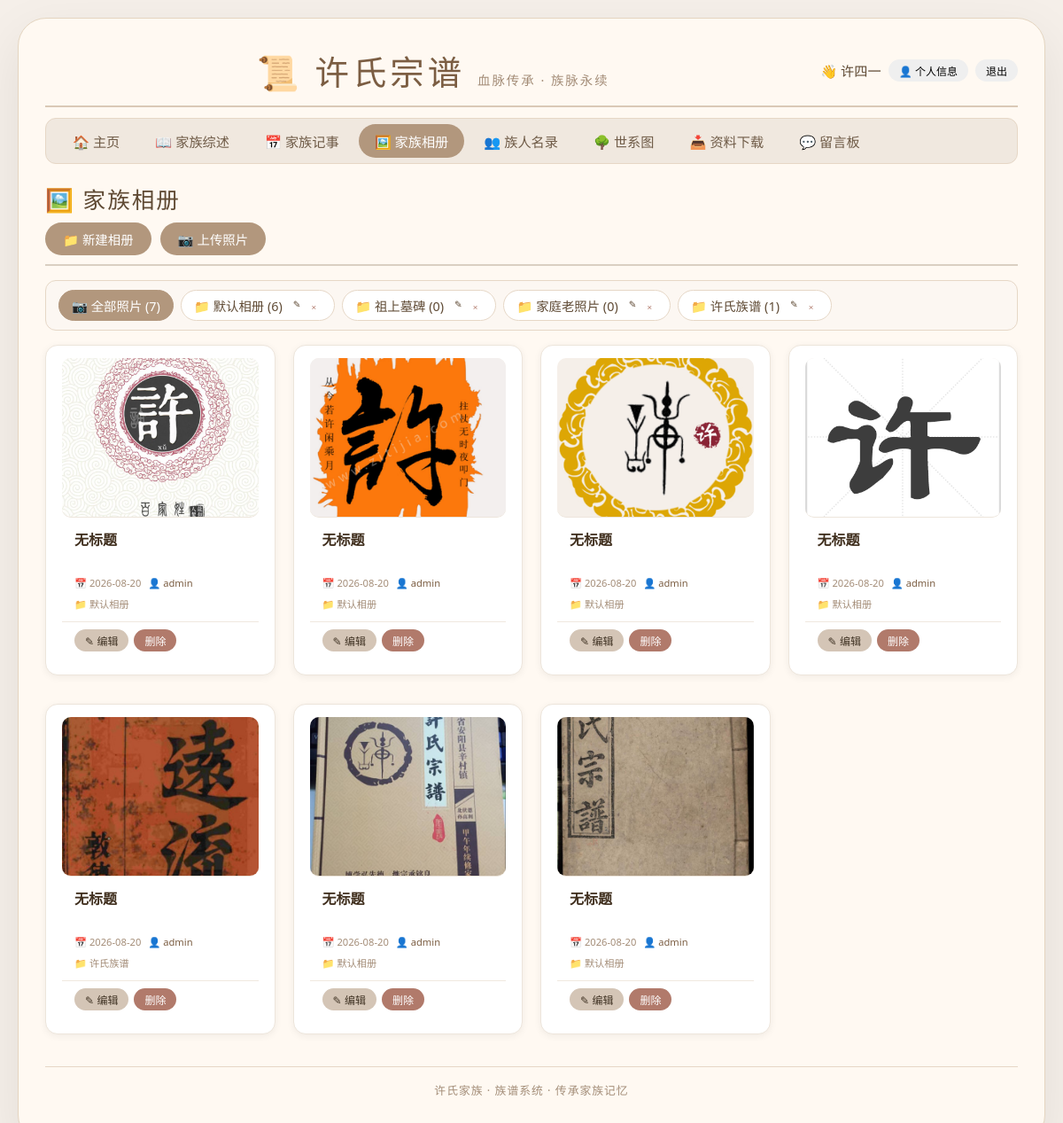
The app's page /index.php?page=photos (signed in) with its own data.
### tables this page shows
CREATE TABLE photo_albums (
            id INTEGER PRIMARY KEY AUTOINCREMENT,
            name TEXT NOT NULL,
            description TEXT,
            sort_order INTEGER DEFAULT 0,
            created_at DATETIME DEFAULT CURRENT_TIMESTAMP
        );

CREATE TABLE clan_photos (
            id INTEGER PRIMARY KEY AUTOINCREMENT,
            title TEXT,
            description TEXT,
            image_path TEXT,
            upload_date DATETIME DEFAULT CURRENT_TIMESTAMP
        , album_id INTEGER DEFAULT 0, uploader TEXT);

### config.php (called while the page is built, shortened)
<?php
function getClanName() {
    return '许氏';
}
function getClanFullName() {
    return getClanName() . '宗谱';
}
function getClanFamilyName() {
    return getClanName() . '家族';
}
function getDB() {
    static $db = null;
    if ($db === null) {
        $db = new SQLite3('data/family_tree.db');
        $db->exec('CREATE TABLE IF NOT EXISTS members (
            id INTEGER PRIMARY KEY AUTOINCREMENT,
            name TEXT NOT NULL,
            gender TEXT CHECK(gender IN ("男","女")),
            birth_date TEXT,
            death_date TEXT,
            father_id INTEGER,
            mother_id INTEGER,
            spouse_id INTEGER,
            generation INTEGER,
            biography TEXT,
            rank TEXT,
            profession TEXT,
            spouse_name TEXT,
            spouse_birth TEXT,
            spouse_death TEXT,
            spouse_biography TEXT,
            spouse_hometown TEXT,
            address TEXT,
            mother_name TEXT,
            avatar TEXT
        )');
        $db->exec('CREATE TABLE IF NOT EXISTS relationships (
            id INTEGER PRIMARY KEY AUTOINCREMENT,
            member_id INTEGER,
            related_id INTEGER,
            relation_type TEXT
        )');
        $db->exec("CREATE TABLE IF NOT EXISTS clan_summary (
            id INTEGER PRIMARY KEY AUTOINCREMENT,
            content TEXT
        )");
        $db->exec("CREATE TABLE IF NOT EXISTS clan_events (
            id INTEGER PRIMARY KEY AUTOINCREMENT,
            title TEXT,
            content TEXT,
            event_date TEXT,
            image_path TEXT,
            created_at DATETIME DEFAULT CURRENT_TIMESTAMP
        )");
        $db->exec("CREATE TABLE IF NOT EXISTS photo_albums (
            id INTEGER PRIMARY KEY AUTOINCREMENT,
            name TEXT NOT NULL,
            description TEXT,
            sort_order INTEGER DEFAULT 0,
            created_at DATETIME DEFAULT CURRENT_TIMESTAMP
        )");
        $db->exec("CREATE TABLE IF NOT EXISTS clan_photos (
            id INTEGER PRIMARY KEY AUTOINCREMENT,
            album_id INTEGER DEFAULT 0,
            title TEXT,
            description TEXT,
            image_path TEXT,
            uploader TEXT,
            upload_date DATETIME DEFAULT CURRENT_TIMESTAMP
        )");
        $db->exec("CREATE TABLE IF NOT EXISTS users (
            id INTEGER PRIMARY KEY AUTOINCREMENT,
            username TEXT UNIQUE NOT NULL,
            password TEXT NOT NULL,
            real_name TEXT,
            member_id INTEGER,
            created_at DATETIME DEFAULT CURRENT_TIMESTAMP
        )");
        $db->exec("CREATE TABLE IF NOT EXISTS guestbook (
            id INTEGER PRIMARY KEY AUTOINCREMENT,
            name TEXT NOT NULL,
            content TEXT NOT NULL,
            ip TEXT,
            created_at DATETIME DEFAULT CURRENT_TIMESTAMP,
            status INTEGER DEFAULT 1,
            reply TEXT,
            reply_at DATETIME
        )");
        $db->exec("CREATE TABLE IF NOT EXISTS downloads (
            id INTEGER PRIMARY KEY AUTOINCREMENT,
            title TEXT NOT NULL,
            description TEXT,
            file_name TEXT NOT NULL,
            file_path TEXT NOT NULL,
            file_size TEXT,
            uploader TEXT,
            download_count INTEGER DEFAULT 0,
            created_at DATETIME DEFAULT CURRENT_TIMESTAMP
        )");
    }
    return $db;
}
function isLoggedIn() {
    return isset($_SESSION['user_id']);
}
function getPhotoAlbums() {
    $db = getDB();
    $result = $db->query("SELECT * FROM photo_albums ORDER BY sort_order ASC, id ASC");
    $albums = [];
    while ($row = $result->fetchArray(SQLITE3_ASSOC)) {
        $albums[] = $row;
    }
    return $albums;
}
function getAllPhotosWithAlbum() {
    $db = getDB();
    $result = $db->query("SELECT p.*, a.name as album_name
                          FROM clan_photos p
                          LEFT JOIN photo_albums a ON p.album_id = a.id
                          ORDER BY p.upload_date DESC");
    $photos = [];
    while ($row = $result->fetchArray(SQLITE3_ASSOC)) {
        $photos[] = $row;
    }
    return $photos;
}
?>

### index.php (the view, shortened to what this page needs)
<?php
require_once 'config.php';
$loggedIn = isLoggedIn();
$currentUser = getCurrentUser();
$userRealName = $_SESSION['real_name'] ?? '';
$activePage = $_GET['page'] ?? 'home';
?>
<!DOCTYPE html>
<html lang="zh-CN">
<head>
    <link rel="stylesheet" href="style.css">
</head>
<body>
<div class="container">
    <div class="header-top">
        <h1>📜 <?= getClanFullName() ?> <small>血脉传承 · 族脉永续</small></h1>
        <div class="user-area">
            <?php if ($loggedIn): ?>
                <span>👋 <?= htmlspecialchars($userRealName ?: $currentUser) ?></span>
                <button class="btn-sm" onclick="showProfile()">👤 个人信息</button>
                <form method="post" action="auth.php" style="display:inline;">
                    <button type="submit" class="btn-sm">退出</button>
                </form>
            <?php else: ?>
                <button class="btn-sm" onclick="showLogin()">登录</button>
                <button class="btn-sm" onclick="showRegister()">注册</button>
            <?php endif; ?>
        </div>
    </div>
    <nav class="top-nav">
        <a href="?page=home" class="<?= $activePage == 'home' ? 'active' : '' ?>">🏠 主页</a>
        <a href="?page=summary" class="<?= $activePage == 'summary' ? 'active' : '' ?>">📖 家族综述</a>
        <a href="?page=events" class="<?= $activePage == 'events' ? 'active' : '' ?>">📅 家族记事</a>
        <a href="?page=photos" class="<?= $activePage == 'photos' ? 'active' : '' ?>">🖼️ 家族相册</a>
        <a href="?page=members" class="<?= $activePage == 'members' ? 'active' : '' ?>">👥 族人名录</a>
        <a href="?page=pedigree" class="<?= $activePage == 'pedigree' ? 'active' : '' ?>">🌳 世系图</a>
        <a href="?page=downloads" class="<?= $activePage == 'downloads' ? 'active' : '' ?>">📥 资料下载</a>
        <a href="?page=guestbook" class="<?= $activePage == 'guestbook' ? 'active' : '' ?>">💬 留言板</a>
    </nav>
    <?php if ($activePage === 'pedigree'): ?>
        <div class="tab-container">
            <div class="tab-bar" id="tabBar">
                <button class="tab-btn active" data-tab="pedigree" data-persistent="true">🌳 总世系图</button>
            </div>
            <div id="tabContent">
                <div class="tab-panel active" id="tab-pedigree">
                    <?php include 'pages/pedigree.php'; ?>
                </div>
            </div>
        </div>
    <?php elseif ($activePage === 'members'): ?>
        <div class="page-content">
            <?php include 'pages/members.php'; ?>
        </div>
    <?php else: ?>
        <div class="page-content">
            <?php
            $pageFile = 'pages/' . $activePage . '.php';
            if (file_exists($pageFile)) {
                include $pageFile;
            } else {
                include 'pages/home.php';
            }
            ?>
        </div>
    <?php endif; ?>
    <div class="footer-note"><?= getClanFamilyName() ?> · 族谱系统 · 传承家族记忆</div>
</div>
</body>
</html>

### pages/photos.php (shortened to what this page needs)
<?php
$albums = getPhotoAlbums();
$allPhotos = getAllPhotosWithAlbum();
$loggedIn = isLoggedIn();
$currentAlbum = isset($_GET['album']) ? intval($_GET['album']) : 0;
if ($currentAlbum == 0) {
    $displayPhotos = $allPhotos;
}
?>
<div class="page-header">
    <h2>🖼️ 家族相册</h2>
    <?php if ($loggedIn): ?>
        <div style="margin-top:8px; display:flex; gap:10px; flex-wrap:wrap;">
            <button class="btn" onclick="document.getElementById('addAlbumForm').style.display='block'">📁 新建相册</button>
            <button class="btn" onclick="document.getElementById('addPhotoForm').style.display='block'">📷 上传照片</button>
        </div>
    <?php endif; ?>
</div>
<div class="album-nav">
    <a href="?page=photos&album=0" class="album-nav-item <?= $currentAlbum == 0 ? 'active' : '' ?>">📷 全部照片 (<?= count($allPhotos) ?>)</a>
    <?php foreach ($albums as $a):
        $albumPhotoCount = 0;
        foreach ($allPhotos as $p) {
            if ($p['album_id'] == $a['id']) $albumPhotoCount++;
        }
    ?>
        <a href="?page=photos&album=<?= $a['id'] ?>" class="album-nav-item <?= $currentAlbum == $a['id'] ? 'active' : '' ?>">
            📁 <?= htmlspecialchars($a['name']) ?> (<?= $albumPhotoCount ?>)
            <?php if ($loggedIn): ?>
                <span class="album-actions">
                    <button class="btn-sm" onclick="event.preventDefault();editAlbum(<?= $a['id'] ?>, '<?= htmlspecialchars(addslashes($a['name'])) ?>', '<?= htmlspecialchars(addslashes($a['description'])) ?>')">✎</button>
                    <form method="post" action="member_actions.php" style="display:inline;" onsubmit="return confirm('确认删除此相册及其所有照片？')">
                        <button type="submit" class="btn-sm btn-danger" style="font-size:0.6rem;padding:1px 6px;">×</button>
                    </form>
                </span>
            <?php endif; ?>
        </a>
    <?php endforeach; ?>
</div>
<?php if (empty($displayPhotos)): ?>
    <div class="empty-state">
        <?php if ($currentAlbum == 0): ?>
            暂无任何照片，请上传第一张照片。
        <?php else: ?>
            此相册暂无照片，请上传第一张照片。
        <?php endif; ?>
    </div>
<?php else: ?>
    <div class="photo-grid">
        <?php foreach ($displayPhotos as $p): ?>
            <div class="photo-card" id="photo-<?= $p['id'] ?>">
                <img src="<?= htmlspecialchars($p['image_path']) ?>"
                     alt="<?= htmlspecialchars($p['title']) ?>"
                     loading="lazy"
                     onclick="openPhotoViewer('<?= htmlspecialchars($p['image_path']) ?>', '<?= htmlspecialchars(addslashes($p['title'])) ?>', '<?= htmlspecialchars(addslashes($p['description'])) ?>')">
                <div class="photo-info">
                    <div class="photo-title" id="photo-title-<?= $p['id'] ?>"><?= htmlspecialchars($p['title'] ?: '无标题') ?></div>
                    <div class="photo-desc" id="photo-desc-<?= $p['id'] ?>"><?= htmlspecialchars($p['description'] ?: '') ?></div>
                    <div class="photo-meta">
                        <span class="photo-time">📅 <?= date('Y-m-d', strtotime($p['upload_date'])) ?></span>
                        <?php if (!empty($p['uploader'])): ?>
                            <span class="photo-uploader">👤 <?= htmlspecialchars($p['uploader']) ?></span>
                        <?php endif; ?>
                        <?php if (!empty($p['album_name'])): ?>
                            <span class="photo-album">📁 <?= htmlspecialchars($p['album_name']) ?></span>
                        <?php endif; ?>
                    </div>
                </div>
                <?php if ($loggedIn): ?>
                    <div class="photo-actions">
                        <button class="btn-sm btn-edit" onclick="editPhoto(<?= $p['id'] ?>, '<?= htmlspecialchars(addslashes($p['title'])) ?>', '<?= htmlspecialchars(addslashes($p['description'])) ?>')">✎ 编辑</button>
                        <form method="post" action="member_actions.php" style="display:inline;" onsubmit="return confirm('确认删除此照片？')">
                            <button type="submit" class="btn-sm btn-danger">删除</button>
                        </form>
                    </div>
                <?php endif; ?>
            </div>
        <?php endforeach; ?>
    </div>
<?php endif; ?>

### style.css (style rules this page uses)
* { box-sizing: border-box; margin: 0; padding: 0; }
body { font-family: 'Segoe UI', '华文楷体', cursive, sans-serif; background: #f5efe9; color: #3e2e1f; padding: 20px; }
.container { max-width: 1400px; margin: 0 auto; background: #fff9f2; border-radius: 32px; box-shadow: 0 20px 60px rgba(0, 0, 0, 0.08); padding: 30px 30px 50px; border: 1px solid #e4d5c0; }
.header-top { display: flex; justify-content: space-between; align-items: center; flex-wrap: wrap; border-bottom: 2px solid #dac9b6; padding-bottom: 12px; margin-bottom: 12px; }
.header-top h1 { font-size: 2.4rem; font-weight: 300; letter-spacing: 4px; color: #7b5d42; border: none; padding: 0; margin: 0; text-align: center; flex: 1; }
.header-top h1 small { font-size: 0.9rem; display: inline; color: #a48d78; letter-spacing: 2px; font-weight: 400; }
.user-area { display: flex; align-items: center; gap: 8px; flex-wrap: wrap; }
.user-area span { color: #5f4a34; font-size: 0.95rem; }
.top-nav { display: flex; background: #f0e8df; border-radius: 12px; padding: 6px 12px; margin-bottom: 20px; flex-wrap: wrap; gap: 4px; border: 1px solid #e6d7c6; }
.top-nav a { padding: 8px 18px; text-decoration: none; color: #6f5b47; border-radius: 30px; font-size: 0.95rem; transition: 0.2s; }
.top-nav a.active { background: #b2977d; color: white; }
.page-content { min-height: 400px; }
.page-header { border-bottom: 2px solid #dacfc2; padding-bottom: 10px; margin-bottom: 16px; }
.page-header h2 { font-weight: 300; color: #5f4a34; font-size: 1.6rem; letter-spacing: 2px; }
.btn { background: #b2977d; color: white; border: none; padding: 8px 20px; border-radius: 30px; font-size: 0.9rem; font-weight: 500; cursor: pointer; transition: 0.2s; }
.btn-sm { padding: 4px 12px; font-size: 0.75rem; border-radius: 30px; border: none; cursor: pointer; transition: 0.1s; }
.btn-edit { background: #d4c5b6; color: #3f3223; }
.btn-danger { background: #b17a6b; color: white; }
.event-card, .photo-card { background: #ffffff; border-radius: 14px; padding: 14px 18px; margin-bottom: 12px; border-left: 4px solid #b2977d; box-shadow: 0 1px 4px rgba(0, 0, 0, 0.04); }
.photo-grid { display: grid; grid-template-columns: repeat(auto-fill, minmax(200px, 1fr)); gap: 16px; }
.photo-card img { width: 100%; height: 150px; object-fit: cover; border-radius: 10px; }
.footer-note { margin-top: 24px; text-align: center; color: #a38d78; font-size: 0.8rem; letter-spacing: 1px; border-top: 1px solid #e6d7c6; padding-top: 16px; }

### pages/photos.php (style rules this page uses)
.album-nav { display: flex; flex-wrap: wrap; gap: 8px; margin: 16px 0; padding: 10px 14px; background: #fcf7f2; border-radius: 12px; border: 1px solid #e6d7c6; }
.album-nav-item { display: inline-flex; align-items: center; gap: 4px; padding: 6px 14px; border-radius: 20px; text-decoration: none; color: #5f4a34; font-size: 0.9rem; background: #ffffff; border: 1px solid #e6d7c6; transition: 0.2s; }
.album-nav-item.active { background: #b2977d; color: white; border-color: #b2977d; }
.album-actions { display: inline-flex; gap: 2px; margin-left: 4px; }
.album-actions .btn-sm { font-size: 0.65rem; padding: 0 4px; line-height: 1.4; background: transparent; color: inherit; }
.album-actions .btn-danger { color: #b17a6b; }
.photo-grid { display: grid; grid-template-columns: repeat(auto-fill, minmax(220px, 1fr)); gap: 20px; margin-top: 16px; }
.photo-card { background: #ffffff; border-radius: 14px; overflow: hidden; box-shadow: 0 2px 8px rgba(0,0,0,0.06); border: 1px solid #ede5db; transition: 0.2s; display: flex; flex-direction: column; }
.photo-card img { width: 100%; height: 180px; object-fit: cover; border-bottom: 1px solid #ede5db; background: #f5efe9; cursor: pointer; transition: opacity 0.2s; }
.photo-info { padding: 12px 14px; flex: 1; }
.photo-title { font-weight: 600; font-size: 1rem; color: #3f2e1d; margin-bottom: 4px; }
.photo-desc { font-size: 0.85rem; color: #6f5b47; line-height: 1.4; min-height: 20px; }
.photo-meta { display: flex; flex-wrap: wrap; gap: 8px; margin-top: 6px; font-size: 0.7rem; color: #a48d78; }
.photo-meta .photo-uploader { color: #7b5d42; }
.photo-actions { display: flex; gap: 6px; padding: 8px 14px 12px; border-top: 1px solid #f0e8df; flex-wrap: wrap; }
.photo-actions .btn-sm { font-size: 0.75rem; padding: 4px 12px; }

### records on screen
photo_albums: name "默认相册", albumPhotoCount "6"
photo_albums: name "祖上墓碑", albumPhotoCount "0"
photo_albums: name "家庭老照片", albumPhotoCount "0"
photo_albums: name "许氏族谱", albumPhotoCount "1"
clan_photos: image_path (picture), title "无标题", upload_date "2026-08-20", uploader "admin", photo_albums.name "默认相册"
clan_photos: image_path (picture), title "无标题", upload_date "2026-08-20", uploader "admin", photo_albums.name "默认相册"
clan_photos: image_path (picture), title "无标题", upload_date "2026-08-20", uploader "admin", photo_albums.name "默认相册"
clan_photos: image_path (picture), title "无标题", upload_date "2026-08-20", uploader "admin", photo_albums.name "默认相册"
clan_photos: image_path (picture), title "无标题", upload_date "2026-08-20", uploader "admin", photo_albums.name "许氏族谱"
clan_photos: image_path (picture), title "无标题", upload_date "2026-08-20", uploader "admin", photo_albums.name "默认相册"
clan_photos: image_path (picture), title "无标题", upload_date "2026-08-20", uploader "admin", photo_albums.name "默认相册"

### other values on screen
getClanFullName() "许氏宗谱"
$userRealName ?: $currentUser "许四一"
count($allPhotos) "7"
getClanFamilyName() "许氏家族"
